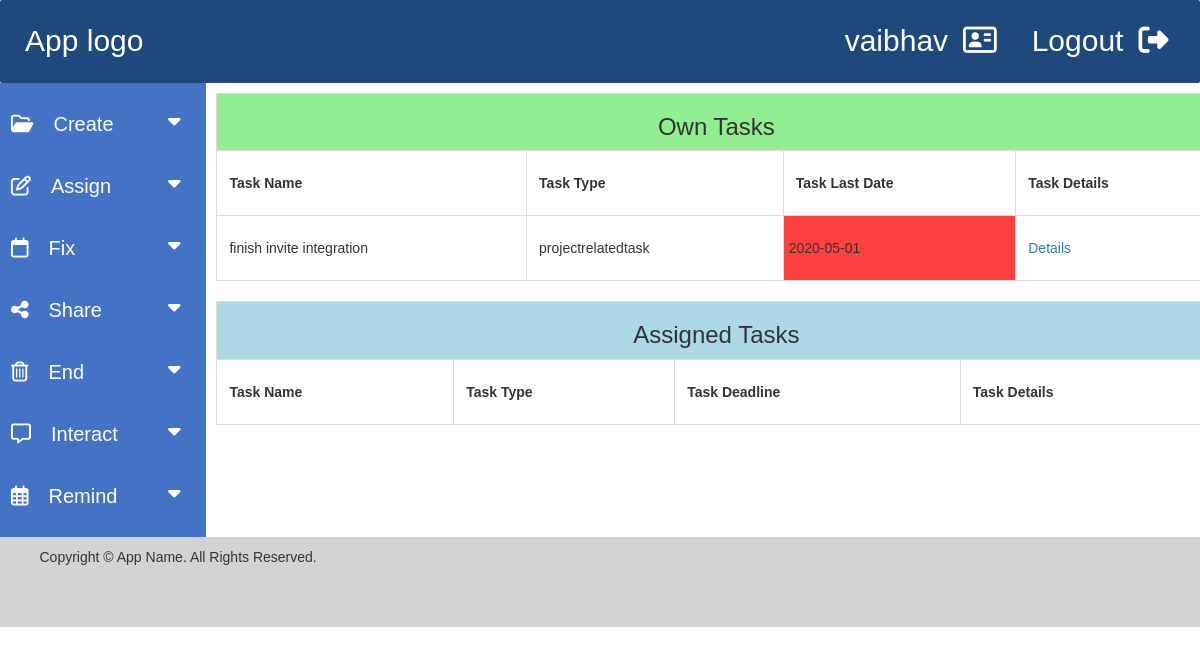
Before: /alltasks.php (signed in) with the older database file.
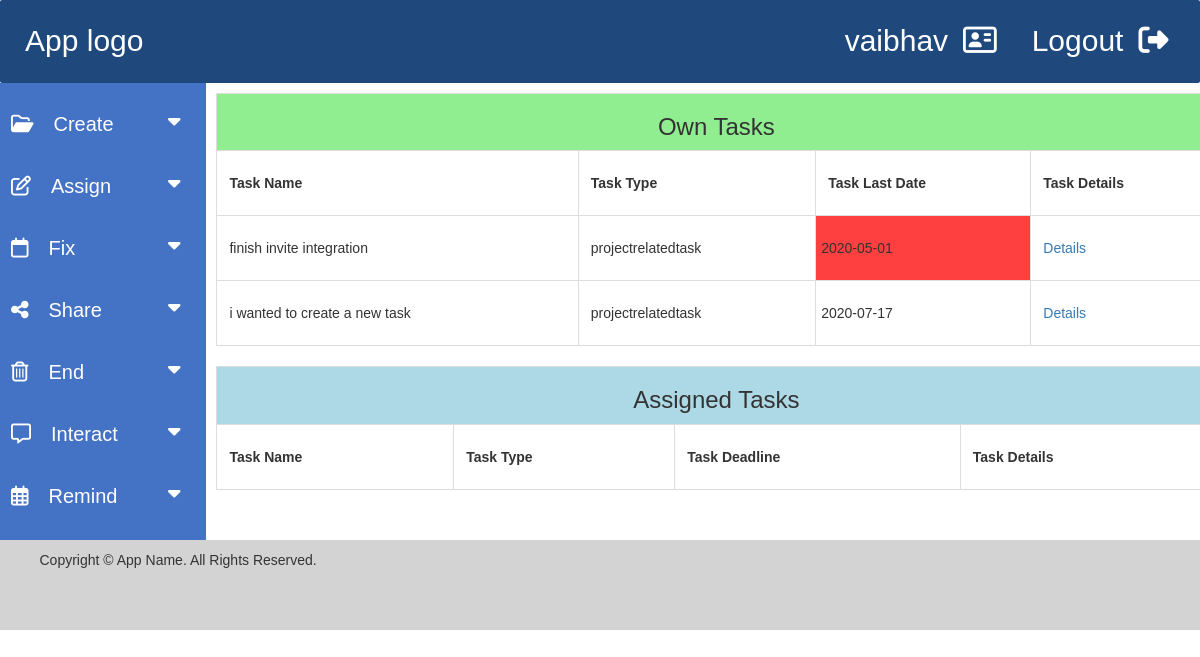
After: the same page with the newer database file.
### tables this page shows
CREATE TABLE `createtasks` (
  `id` int NOT NULL,
  `taskname` varchar(255) NOT NULL,
  `tasktype` varchar(255) NOT NULL,
  `tasklastdate` date NOT NULL,
  `taskdesc` text NOT NULL,
  `taskdate` date NOT NULL,
  `userid` int NOT NULL
);

### alltasks.php (the view, shortened to what this page needs)
<?php
include_once 'source/db_connect.php';
$id = $_SESSION['id'];
$query = "select * from createtasks where userid = $id";
$result_task =$conn->prepare($query);
$result_task->execute();
?>
<!DOCTYPE html>
<html lang="en">
<head>
  <link rel="stylesheet" href="https://maxcdn.bootstrapcdn.com/bootstrap/3.4.1/css/bootstrap.min.css">
<link rel="stylesheet" href="landingpage.css">
<link rel="stylesheet" href="https://cdnjs.cloudflare.com/ajax/libs/font-awesome/4.7.0/css/font-awesome.min.css">
<link rel="stylesheet" href="font-awesome.css">
</head>
<body>
  <div class="header">
    <a href="landingpage.php" style="margin-left: 5px;">App logo</a>
    <div id="logout">Logout<a href="logout.php"><i class="fas fa-sign-out-alt" style="margin-left: 15px;"></i></a></div>
    <div id="usertype"><?php echo $_SESSION['username'] ?><a href="#"><i class="far fa-address-card" style="margin-left: 15px;"></i></a></div>
 </div>
<div class="row">
<div class="sidenav" id="sidenav">
    <button class="dropdown-btn"><i class='far fa-folder-open' style="margin-right: 20px;"></i>Create
      <i class="fa fa-caret-down"></i>
    </button>
    <button class="dropdown-btn"><i class='far fa-edit' style="margin-right: 20px;"></i>Assign
      <i class="fa fa-caret-down"></i>
    </button>
    <button class="dropdown-btn"><i class="far fa-calendar" style="margin-right: 20px;"></i>Fix
      <i class="fa fa-caret-down"></i>
    </button>
    <button class="dropdown-btn"><i class="fas fa-share-alt" style="margin-right: 20px;"></i>Share
      <i class="fa fa-caret-down"></i>
    </button>
    <button class="dropdown-btn"><i class="far fa-trash-alt" style="margin-right: 20px;"></i>End
      <i class="fa fa-caret-down"></i>
    </button>
    <button class="dropdown-btn"><i class='far fa-comment-alt' style="margin-right: 20px;"></i>Interact
      <i class="fa fa-caret-down"></i>
    </button>
    <button class="dropdown-btn"><i class='far fa-calendar-alt' style="margin-right: 20px;"></i>Remind
      <i class="fa fa-caret-down"></i>
    </button>
  </div>
<div class="main" id="main">
 <table align="center" style="width:1000px; line-height:40px; border: 1px solid #ddd;">
      <tr>
        <th colspan="4" style="background-color: lightgreen; text-align:center;"><h3>Own Tasks</h3></th>
      </tr>
      <tr>
        <th style="padding:12px; border: 1px solid #ddd;">Task Name</th>
        <th style="padding:12px; border: 1px solid #ddd;">Task Type</th>
        <th style="padding:12px; border: 1px solid #ddd;">Task Last Date</th>
        <th style="padding:12px; border: 1px solid #ddd;">Task Details</th>
      </tr>
      <?php
        while($rows=$result_task->fetch(PDO::FETCH_ASSOC)){
          ?>
          <tr>
          <td style="padding:12px; border: 1px solid #ddd;"><?php echo $rows['taskname']; ?></td>
          <td style="padding:12px; border: 1px solid #ddd;"><?php echo $rows['tasktype']; ?></td>
          <?php if(date("Y-m-d") > $rows['tasklastdate'])
                    echo"<td style=\"padding:5px; border: 1px solid #ddd; background-color:rgba(255, 0, 0, 0.75);\">".$rows['tasklastdate']."</td>";
                else
                    echo"<td style=\"padding:5px; border: 1px solid #ddd;\">".$rows['tasklastdate']."</td>";
          ?>
          <td style="padding:12px; border: 1px solid #ddd;"><?php echo "<a href = 'taskdetails.php?rn=$rows[id]'>"; ?>Details</td>
        </tr>
        <?php
        }
          ?>
 </table>
 <br>
 <table align="center" style="width:1000px; line-height:40px; border: 1px solid #ddd;">
      <tr>
        <th colspan="4" style="background-color:lightblue; text-align:center;"><h3>Assigned Tasks</h3></th>
      </tr>
      <tr>
        <th style="padding:12px; border: 1px solid #ddd;">Task Name</th>
        <th style="padding:12px; border: 1px solid #ddd;">Task Type</th>
        <th style="padding:12px; border: 1px solid #ddd;">Task Deadline</th>
        <th style="padding:12px; border: 1px solid #ddd;">Task Details</th>
      </tr>
 </table>
 <br>
   <br>
</div>
</div>
<div class="footer">
    <p class="copyright">Copyright © App Name. All Rights Reserved.</p>
</div>
</body>
</html>

Changed rows visible on the page:
added createtasks: taskname "i wanted to create a new task", tasktype "projectrelatedtask", tasklastdate "2020-07-17"
